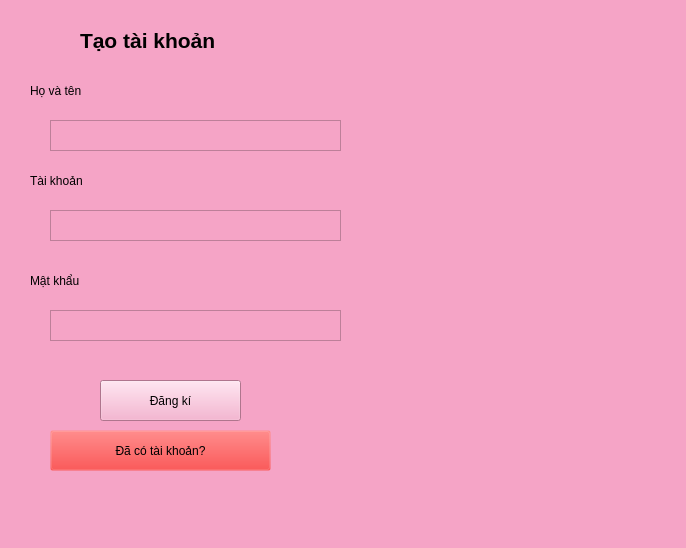
<?xml version="1.0" encoding="UTF-8"?>
<ui version="4.0">
 <class>MainWindow</class>
 <widget class="QMainWindow" name="MainWindow">
  <property name="geometry">
   <rect>
    <x>0</x>
    <y>0</y>
    <width>686</width>
    <height>548</height>
   </rect>
  </property>
  <property name="windowTitle">
   <string>MainWindow</string>
  </property>
  <property name="styleSheet">
   <string notr="true">background-color: #f5a4c6;</string>
  </property>
  <widget class="QWidget" name="centralwidget">
   <widget class="QLabel" name="label">
    <property name="geometry">
     <rect>
      <x>80</x>
      <y>0</y>
      <width>221</width>
      <height>81</height>
     </rect>
    </property>
    <property name="font">
     <font>
      <family>Tahoma</family>
      <pointsize>16</pointsize>
      <weight>75</weight>
      <bold>true</bold>
     </font>
    </property>
    <property name="text">
     <string>Tạo tài khoản</string>
    </property>
   </widget>
   <widget class="QLabel" name="label_2">
    <property name="geometry">
     <rect>
      <x>30</x>
      <y>80</y>
      <width>81</width>
      <height>21</height>
     </rect>
    </property>
    <property name="text">
     <string>Họ và tên</string>
    </property>
   </widget>
   <widget class="QTextEdit" name="textEdit">
    <property name="geometry">
     <rect>
      <x>50</x>
      <y>120</y>
      <width>291</width>
      <height>31</height>
     </rect>
    </property>
   </widget>
   <widget class="QTextEdit" name="textEdit_2">
    <property name="geometry">
     <rect>
      <x>50</x>
      <y>210</y>
      <width>291</width>
      <height>31</height>
     </rect>
    </property>
   </widget>
   <widget class="QLabel" name="label_3">
    <property name="geometry">
     <rect>
      <x>30</x>
      <y>170</y>
      <width>81</width>
      <height>21</height>
     </rect>
    </property>
    <property name="text">
     <string>Tài khoản</string>
    </property>
   </widget>
   <widget class="QTextEdit" name="textEdit_3">
    <property name="geometry">
     <rect>
      <x>50</x>
      <y>310</y>
      <width>291</width>
      <height>31</height>
     </rect>
    </property>
   </widget>
   <widget class="QLabel" name="label_4">
    <property name="geometry">
     <rect>
      <x>30</x>
      <y>270</y>
      <width>81</width>
      <height>21</height>
     </rect>
    </property>
    <property name="text">
     <string>Mật khẩu</string>
    </property>
   </widget>
   <widget class="QPushButton" name="pushButton">
    <property name="geometry">
     <rect>
      <x>100</x>
      <y>380</y>
      <width>141</width>
      <height>41</height>
     </rect>
    </property>
    <property name="text">
     <string>Đăng kí</string>
    </property>
   </widget>
   <widget class="QPushButton" name="pushButtonQuayLai">
    <property name="geometry">
     <rect>
      <x>50</x>
      <y>430</y>
      <width>221</width>
      <height>41</height>
     </rect>
    </property>
    <property name="styleSheet">
     <string notr="true">background-color: rgba(255,0,0,0);</string>
    </property>
    <property name="text">
     <string>Đã có tài khoản?</string>
    </property>
   </widget>
   <widget class="QLabel" name="label_5">
    <property name="geometry">
     <rect>
      <x>410</x>
      <y>90</y>
      <width>241</width>
      <height>271</height>
     </rect>
    </property>
    <property name="text">
     <string/>
    </property>
    <property name="pixmap">
     <pixmap>../resources/images/DogNCatLogo.jpeg</pixmap>
    </property>
    <property name="scaledContents">
     <bool>false</bool>
    </property>
   </widget>
  </widget>
  <widget class="QMenuBar" name="menubar">
   <property name="geometry">
    <rect>
     <x>0</x>
     <y>0</y>
     <width>686</width>
     <height>26</height>
    </rect>
   </property>
  </widget>
  <widget class="QStatusBar" name="statusbar"/>
 </widget>
 <resources/>
 <connections/>
</ui>
